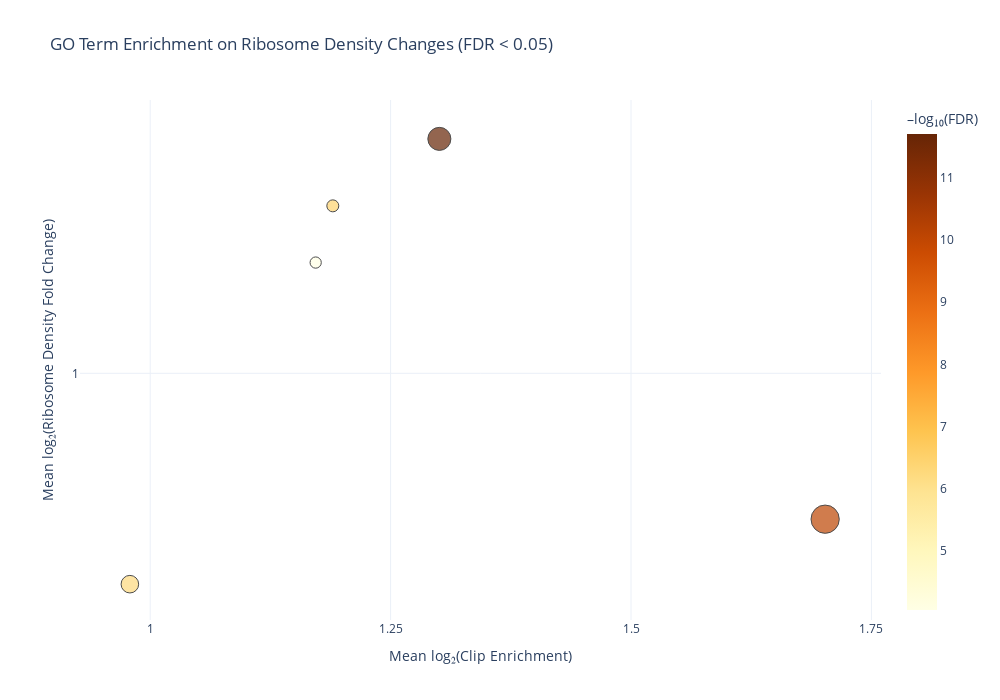

Notebook source saved alongside this figure:
### Code cell
go_df = pd.DataFrame(go_annotations, columns=['goslim', 'go_name', 'category', 'description'])
plot_df = grouped_sig.merge(go_df, on='goslim', how='left')
plot_df['go_name'] = plot_df['go_name'].fillna('Unknown term')
plot_df['description'] = plot_df['description'].fillna('N/A')
plot_df['category'] = plot_df['category'].fillna('N/A')

# ─── Plot with Plotly ─────────────────────────────────────────────────────────
fig = px.scatter(
    plot_df,
    x='scoreA_mean',
    y='scoreB_mean',
    size='gene_count',
    color='sigB',
    color_continuous_scale='YlOrBr',
    hover_data={
        'goslim': True,
        'go_name': True,
        'category': True,
        'description': True,
        'gene_count': True,
        'scoreA_mean': ':.2f',
        'scoreB_mean': ':.2f',
        'sigB': ':.2f'
    },
    labels={
        'scoreA_mean': 'Mean log₂(Clip Enrichment)',
        'scoreB_mean': 'Mean log₂(Ribosome Density Fold Change)',
        'sigB': '-log₁₀(FDR)'
    },
    title='GO Term Enrichment on Ribosome Density Changes (FDR < 0.05)'
)

fig.update_traces(marker=dict(line=dict(color='black', width=1)))
fig.update_layout(
    template='plotly_white',
    width=1000,
    height=700,
    xaxis=dict(dtick=0.25, zeroline=True, zerolinecolor='gray'),
    yaxis=dict(dtick=0.25, zeroline=True, zerolinecolor='gray'),
    coloraxis_colorbar=dict(title='–log₁₀(FDR)')
)

fig.show()

### Figure 1 — Plotly figure (JSON) as saved in the notebook; plotly's stock layout.template omitted (floating-point values rounded to 4 significant figures)
{"data": [{"customdata": [["GO:0006351", "Transcription, DNA-templated", "Biological Process", "The synthesis of RNA from a DNA template.", 905, 6.255], ["GO:0006629", "Lipid metabolic process", "Biological Process", "Chemical reactions and pathways involving lipids.", 421, 6.449], ["GO:0016043", "Cellular component organization", "Biological Process", "Assembly or disassembly of structures within a cell.", 2343, 10.07], ["GO:0051234", "Establishment of localization", "Biological Process", "Transport or maintenance of a substance in a specific location.", 1555, 11.71], ["GO:1901135", "Carbohydrate derivative metabolic process", "Biological Process", "Reactions involving carbohydrate derivatives.", 371, 4.045]], "hovertemplate": "Mean log₂(Clip Enrichment)=%{x:.2f}<br>Mean log₂(Ribosome Density Fold Change)=%{y:.2f}<br>gene_count=%{customdata[4]}<br>goslim=%{customdata[0]}<br>go_name=%{customdata[1]}<br>category=%{customdata[2]}<br>description=%{customdata[3]}<br>-log₁₀(FDR)=%{marker.color:.2f}<extra></extra>", "legendgroup": "", "marker": {"color": [6.255, 6.449, 10.07, 11.71, 4.045], "coloraxis": "coloraxis", "line": {"color": "black", "width": 1}, "size": [905, 421, 2343, 1555, 371], "sizemode": "area", "sizeref": 5.857, "symbol": "circle"}, "mode": "markers", "name": "", "orientation": "v", "showlegend": false, "type": "scatter", "x": [0.9789, 1.19, 1.702, 1.301, 1.172], "xaxis": "x", "y": [0.8702, 1.103, 0.9102, 1.144, 1.068], "yaxis": "y"}], "layout": {"coloraxis": {"colorbar": {"title": {"text": "–log₁₀(FDR)"}}, "colorscale": [[0, "rgb(255,255,229)"], [0.125, "rgb(255,247,188)"], [0.25, "rgb(254,227,145)"], [0.375, "rgb(254,196,79)"], [0.5, "rgb(254,153,41)"], [0.625, "rgb(236,112,20)"], [0.75, "rgb(204,76,2)"], [0.875, "rgb(153,52,4)"], [1, "rgb(102,37,6)"]]}, "height": 700, "legend": {"itemsizing": "constant", "tracegroupgap": 0}, "title": {"text": "GO Term Enrichment on Ribosome Density Changes (FDR < 0.05)"}, "width": 1000, "xaxis": {"anchor": "y", "domain": [0, 1], "dtick": 0.25, "title": {"text": "Mean log₂(Clip Enrichment)"}, "zeroline": true, "zerolinecolor": "gray"}, "yaxis": {"anchor": "x", "domain": [0, 1], "dtick": 0.25, "title": {"text": "Mean log₂(Ribosome Density Fold Change)"}, "zeroline": true, "zerolinecolor": "gray"}}}
